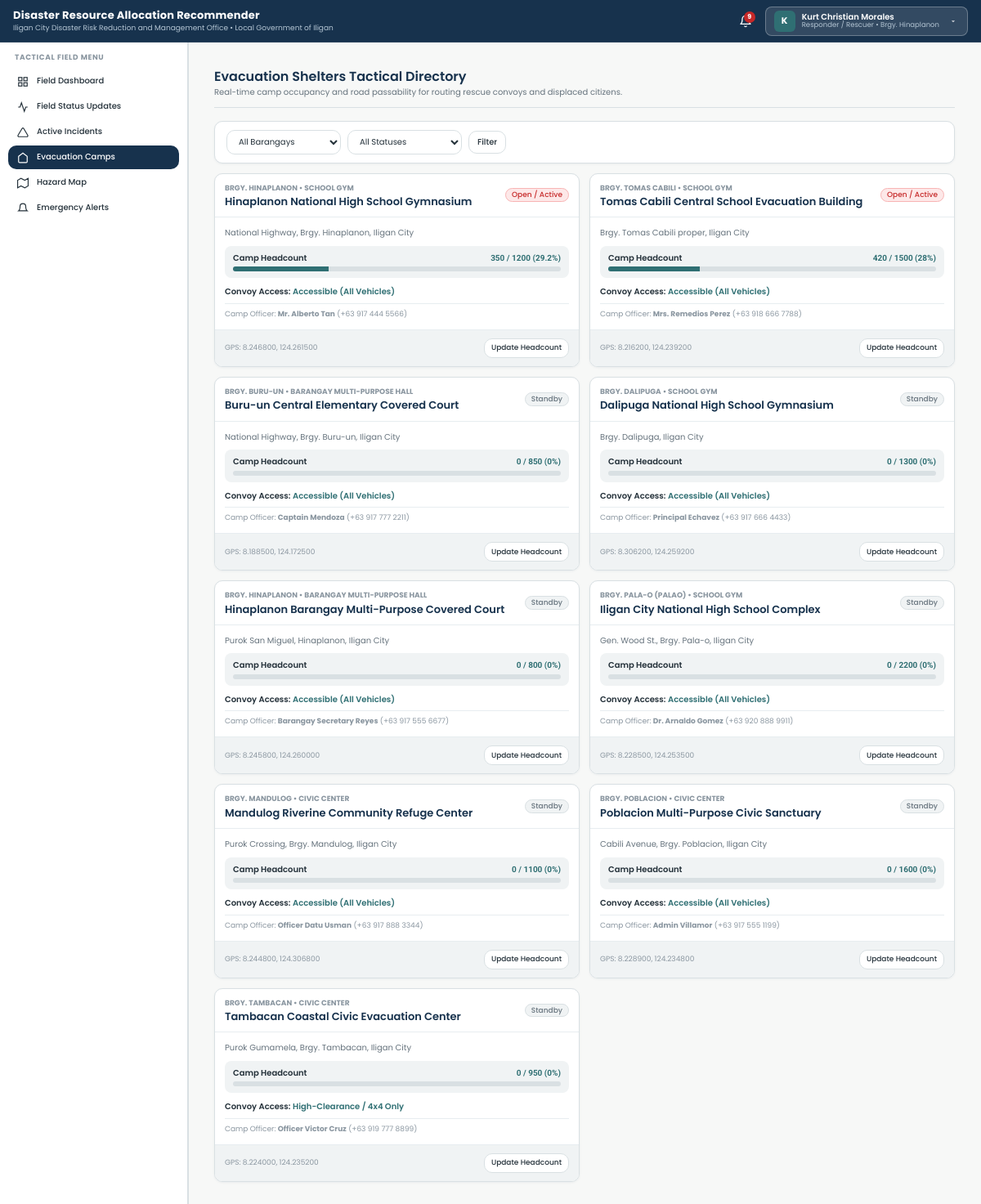
The page /views/responder/evacuation.php (signed in) on the database its author committed.
### tables this page shows
CREATE TABLE `evacuation_areas` (
  `id` int(11) NOT NULL AUTO_INCREMENT,
  `name` varchar(150) NOT NULL,
  `barangay_id` int(11) NOT NULL,
  `location_address` varchar(255) NOT NULL,
  `center_type` enum('School Gym','Barangay Multi-Purpose Hall','Civic Center','Church / Chapel','Designated Open Ground') NOT NULL,
  `capacity_individuals` int(11) NOT NULL,
  `capacity_families` int(11) NOT NULL,
  `current_evacuees_count` int(11) NOT NULL DEFAULT 0,
  `status` enum('Standby','Open / Active','At Capacity','Closed') DEFAULT 'Standby',
  `accessibility` enum('Accessible (All Vehicles)','High-Clearance / 4x4 Only','Foot Access Only','Temporarily Inaccessible') DEFAULT 'Accessible (All Vehicles)',
  `has_potable_water` tinyint(1) DEFAULT 1,
  `has_electricity` tinyint(1) DEFAULT 1,
  `has_medical_station` tinyint(1) DEFAULT 1,
  `contact_officer` varchar(100) NOT NULL,
  `contact_number` varchar(30) NOT NULL,
  `coordinates_lat` decimal(10,6) NOT NULL,
  `coordinates_lng` decimal(10,6) NOT NULL,
  `created_at` datetime DEFAULT current_timestamp(),
  PRIMARY KEY (`id`),
  KEY `barangay_id` (`barangay_id`),
  CONSTRAINT `evacuation_areas_ibfk_1` FOREIGN KEY (`barangay_id`) REFERENCES `barangays` (`id`) ON DELETE CASCADE
);

CREATE TABLE `barangays` (
  `id` int(11) NOT NULL AUTO_INCREMENT,
  `name` varchar(100) NOT NULL,
  `city` varchar(100) DEFAULT 'Iligan City',
  `status` enum('active','archived') NOT NULL DEFAULT 'active',
  `contact_person` varchar(100) DEFAULT NULL,
  `contact_number` varchar(30) DEFAULT NULL,
  `population` int(11) DEFAULT NULL,
  `total_households` int(11) DEFAULT NULL,
  `risk_level` enum('Low','Moderate','High','Critical') DEFAULT NULL,
  `area_radius` int(11) DEFAULT NULL COMMENT 'Geographic coverage and hazard radius of the area in meters',
  `coordinates_lat` decimal(10,6) NOT NULL,
  `coordinates_lng` decimal(10,6) NOT NULL,
  `created_at` datetime DEFAULT current_timestamp(),
  PRIMARY KEY (`id`),
  UNIQUE KEY `name` (`name`)
);

### views/responder/evacuation.php (the view, shortened to what this page needs)
<?php
require_once __DIR__ . '/../../backend/services/Helpers.php';
$db = getDBConnection();
$sql = "
    SELECT ea.*, b.name AS barangay_name
    FROM evacuation_areas ea
    JOIN barangays b ON ea.barangay_id = b.id
    WHERE 1=1
";
$params = [];
$sql .= " ORDER BY FIELD(ea.status, 'Open / Active', 'Standby', 'At Capacity', 'Closed'), ea.name ASC";
$stmt = $db->prepare($sql);
$stmt->execute($params);
$centers = $stmt->fetchAll();
require_once __DIR__ . '/../layouts/header.php';
require_once __DIR__ . '/../layouts/sidebar.php';
?>
<main class="main-content">
  <div class="page-header">
    <div class="page-header-title-wrap">
      <h1>Evacuation Shelters Tactical Directory</h1>
      <p class="page-header-desc">
        Real-time camp occupancy and road passability for routing rescue convoys and displaced citizens.
      </p>
    </div>
  </div>
  <div class="card" style="margin-bottom: var(--space-4);">
    <div class="card-body" style="padding:10px 14px;">
      <form method="GET" class="filter-bar" style="margin-bottom:0;">
        <div class="filter-group">
          <select name="barangay" class="form-control" style="width:140px;">
            <option value="">All Barangays</option>
          </select>
          <select name="status" class="form-control" style="width:140px;">
            <option value="">All Statuses</option>
          </select>
          <button type="submit" class="btn btn-outline">Filter</button>
        </div>
      </form>
    </div>
  </div>
  <div style="display:grid;grid-template-columns:repeat(auto-fill, minmax(360px, 1fr));gap:var(--space-4);">
    <?php foreach ($centers as $center): ?>
      <?php
        $pct = $center['capacity_individuals'] > 0 ? min(100, round(($center['current_evacuees_count'] / $center['capacity_individuals']) * 100, 1)) : 0;
        $barColor = $pct >= 90 ? 'var(--color-danger)' : ($pct >= 60 ? 'var(--color-warning)' : 'var(--color-secondary)');
      ?>
      <div class="card" style="margin-bottom:0;display:flex;flex-direction:column;justify-content:space-between;">
        <div class="card-header">
          <div>
            <span style="font-size:9px;color:var(--color-text-muted);text-transform:uppercase;font-weight:700;">
              Brgy. <?= clean($center['barangay_name']) ?> • <?= clean($center['center_type']) ?>
            </span>
            <h3 class="card-title" style="margin-top:2px;"><?= clean($center['name']) ?></h3>
          </div>
          <div><?= renderStatusBadge($center['status']) ?></div>
        </div>
        <div class="card-body">
          <div style="font-size:10px;color:var(--color-text-secondary);margin-bottom:8px;">
            <?= clean($center['location_address']) ?>
          </div>
          <div style="margin-bottom:10px;background:var(--color-surface-subtle);padding:8px 10px;border-radius:8px;">
            <div style="display:flex;justify-content:space-between;font-size:10px;margin-bottom:3px;">
              <span style="font-weight:600;">Camp Headcount</span>
              <span style="font-family:var(--font-secondary);font-weight:700;color:<?= $barColor ?>;">
                <?= $center['current_evacuees_count'] ?> / <?= $center['capacity_individuals'] ?> (<?= $pct ?>%)
              </span>
            </div>
            <div style="width:100%;height:6px;background:#D9E0E3;border-radius:3px;overflow:hidden;">
              <div style="width:<?= $pct ?>%;height:100%;background:<?= $barColor ?>;"></div>
            </div>
          </div>
          <div style="font-size:10px;margin-bottom:6px;">
            <span style="font-weight:600;">Convoy Access:</span>
            <span style="color:var(--color-secondary);font-weight:600;"><?= clean($center['accessibility']) ?></span>
          </div>
          <div style="font-size:9px;color:var(--color-text-muted);border-top:1px solid var(--color-border-light);padding-top:6px;">
            Camp Officer: <strong><?= clean($center['contact_officer']) ?></strong> (<?= clean($center['contact_number']) ?>)
          </div>
        </div>
        <div class="card-footer">
          <span style="font-size:9px;color:var(--color-text-muted);">GPS: <?= $center['coordinates_lat'] ?>, <?= $center['coordinates_lng'] ?></span>
          <button class="btn btn-outline btn-sm" onclick="openUpdateEvacModal(<?= htmlspecialchars(json_encode($center)) ?>)">
            Update Headcount
          </button>
        </div>
      </div>
    <?php endforeach; ?>
  </div>
</main>
<?php require_once __DIR__ . '/../layouts/footer.php'; ?>

### backend/services/Helpers.php (shortened to what this page needs)
<?php
if (!function_exists('clean')) {
function clean($str) {
    return htmlspecialchars(trim((string)$str), ENT_QUOTES, 'UTF-8');
}
}
if (!function_exists('renderStatusBadge')) {
function renderStatusBadge($status) {
    $statusMap = [
        'active' => ['class' => 'badge-success', 'label' => 'Active'],
        'inactive' => ['class' => 'badge-danger', 'label' => 'Deactivated'],
        'deactivated' => ['class' => 'badge-danger', 'label' => 'Deactivated'],
        'pending' => ['class' => 'badge-warning', 'label' => 'Pending'],
        'archived' => ['class' => 'badge-neutral', 'label' => 'Archived'],
        'Submitted' => ['class' => 'badge-info', 'label' => 'Submitted'],
        'Under Review' => ['class' => 'badge-warning', 'label' => 'Under Review'],
        'Recommendation Ready' => ['class' => 'badge-info', 'label' => 'Recommendation Ready'],
        'Approved' => ['class' => 'badge-success', 'label' => 'Approved'],
        'Allocated' => ['class' => 'badge-success', 'label' => 'Allocated'],
        'Dispatched' => ['class' => 'badge-info', 'label' => 'Dispatched'],
        'Completed' => ['class' => 'badge-success', 'label' => 'Completed'],
        'Rejected' => ['class' => 'badge-danger', 'label' => 'Rejected'],
        'Pending Review' => ['class' => 'badge-warning', 'label' => 'Pending Review'],
        'Modified' => ['class' => 'badge-info', 'label' => 'Modified & Approved'],
        'Open / Active' => ['class' => 'badge-danger', 'label' => 'Open / Active'],
        'Standby' => ['class' => 'badge-neutral', 'label' => 'Standby'],
        'At Capacity' => ['class' => 'badge-danger', 'label' => 'At Capacity'],
        'Closed' => ['class' => 'badge-neutral', 'label' => 'Closed'],
        'Scheduled' => ['class' => 'badge-info', 'label' => 'Scheduled'],
        'Ongoing' => ['class' => 'badge-warning', 'label' => 'Ongoing'],
        'Cancelled' => ['class' => 'badge-danger', 'label' => 'Cancelled'],
        'Available' => ['class' => 'badge-success', 'label' => 'Available'],
        'Responding' => ['class' => 'badge-warning', 'label' => 'Responding'],
        'On Site' => ['class' => 'badge-danger', 'label' => 'On Site'],
        'Low' => ['class' => 'badge-neutral', 'label' => 'Low'],
        'Moderate' => ['class' => 'badge-warning', 'label' => 'Moderate'],
        'High' => ['class' => 'badge-warning', 'label' => 'High'],
        'Critical' => ['class' => 'badge-danger', 'label' => 'Critical'],
        'Immediate' => ['class' => 'badge-danger', 'label' => 'Immediate']
    ];
    $badge = $statusMap[$status] ?? ['class' => 'badge-neutral', 'label' => clean($status)];
    return '<span class="badge ' . $badge['class'] . '">' . $badge['label'] . '</span>';
}
}

### rows shown on the page
evacuation_areas: barangay.name "HINAPLANON", center_type "SCHOOL GYM", name "Hinaplanon National High School Gymnasium", status "Open / Active", location_address "National Highway, Brgy. Hinaplanon, Iligan City", current_evacuees_count "350", capacity_individuals "1200", pct "29.2", accessibility "Accessible (All Vehicles)", contact_officer "Mr. Alberto Tan", contact_number "+63 917 444 5566", coordinates_lat "8.246800", coordinates_lng "124.261500"
evacuation_areas: barangay.name "TOMAS CABILI", center_type "SCHOOL GYM", name "Tomas Cabili Central School Evacuation Building", status "Open / Active", location_address "Brgy. Tomas Cabili proper, Iligan City", current_evacuees_count "420", capacity_individuals "1500", pct "28", accessibility "Accessible (All Vehicles)", contact_officer "Mrs. Remedios Perez", contact_number "+63 918 666 7788", coordinates_lat "8.216200", coordinates_lng "124.239200"
evacuation_areas: barangay.name "BURU-UN", center_type "BARANGAY MULTI-PURPOSE HALL", name "Buru-un Central Elementary Covered Court", status "Standby", location_address "National Highway, Brgy. Buru-un, Iligan City", current_evacuees_count "0", capacity_individuals "850", accessibility "Accessible (All Vehicles)", contact_officer "Captain Mendoza", contact_number "+63 917 777 2211", coordinates_lat "8.188500", coordinates_lng "124.172500"
evacuation_areas: barangay.name "DALIPUGA", center_type "SCHOOL GYM", name "Dalipuga National High School Gymnasium", status "Standby", location_address "Brgy. Dalipuga, Iligan City", current_evacuees_count "0", capacity_individuals "1300", accessibility "Accessible (All Vehicles)", contact_officer "Principal Echavez", contact_number "+63 917 666 4433", coordinates_lat "8.306200", coordinates_lng "124.259200"
evacuation_areas: barangay.name "HINAPLANON", center_type "BARANGAY MULTI-PURPOSE HALL", name "Hinaplanon Barangay Multi-Purpose Covered Court", status "Standby", location_address "Purok San Miguel, Hinaplanon, Iligan City", current_evacuees_count "0", capacity_individuals "800", accessibility "Accessible (All Vehicles)", contact_officer "Barangay Secretary Reyes", contact_number "+63 917 555 6677", coordinates_lat "8.245800", coordinates_lng "124.260000"
evacuation_areas: barangay.name "PALA-O (PALAO)", center_type "SCHOOL GYM", name "Iligan City National High School Complex", status "Standby", location_address "Gen. Wood St., Brgy. Pala-o, Iligan City", current_evacuees_count "0", capacity_individuals "2200", accessibility "Accessible (All Vehicles)", contact_officer "Dr. Arnaldo Gomez", contact_number "+63 920 888 9911", coordinates_lat "8.228500", coordinates_lng "124.253500"
evacuation_areas: barangay.name "MANDULOG", center_type "CIVIC CENTER", name "Mandulog Riverine Community Refuge Center", status "Standby", location_address "Purok Crossing, Brgy. Mandulog, Iligan City", current_evacuees_count "0", capacity_individuals "1100", accessibility "Accessible (All Vehicles)", contact_officer "Officer Datu Usman", contact_number "+63 917 888 3344", coordinates_lat "8.244800", coordinates_lng "124.306800"
evacuation_areas: barangay.name "POBLACION", center_type "CIVIC CENTER", name "Poblacion Multi-Purpose Civic Sanctuary", status "Standby", location_address "Cabili Avenue, Brgy. Poblacion, Iligan City", current_evacuees_count "0", capacity_individuals "1600", accessibility "Accessible (All Vehicles)", contact_officer "Admin Villamor", contact_number "+63 917 555 1199", coordinates_lat "8.228900", coordinates_lng "124.234800"
evacuation_areas: barangay.name "TAMBACAN", center_type "CIVIC CENTER", name "Tambacan Coastal Civic Evacuation Center", status "Standby", location_address "Purok Gumamela, Brgy. Tambacan, Iligan City", current_evacuees_count "0", capacity_individuals "950", accessibility "High-Clearance / 4x4 Only", contact_officer "Officer Victor Cruz", contact_number "+63 919 777 8899", coordinates_lat "8.224000", coordinates_lng "124.235200"

### other values the page prints
$officeSubtitle "Iligan City Disaster Risk Reduction and Management Office • Local Government of Iligan"
$unreadCount "9"
substr($currentUser['full_name'] ?? 'U', 0, 1) "K"
$currentUser['full_name'] "Kurt Christian Morales"
formatRoleName($currentUser['role']) "Responder / Rescuer"
$currentUser['barangay_name'] "Hinaplanon"
